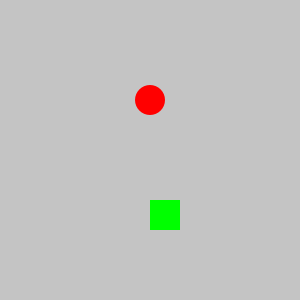
Frame 1 (no input)
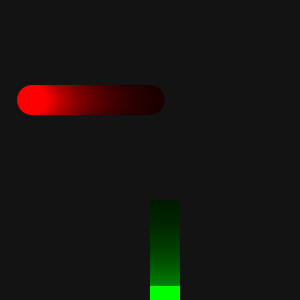
Frame 60 (the mouse pressed at the canvas centre just before this capture)
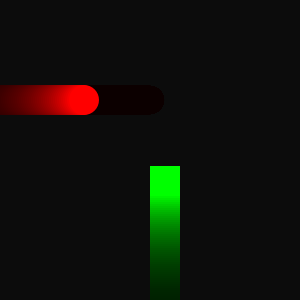
Frame 120 (the mouse held since frame 60 and released just before this capture)

The Processing sketch that drew these frames (run headless with seeded random() and noise(); from frame 60 on, the mouse is pressed at the canvas centre):

// Processing sketch: ex15_05
// ── ex15_05.pde
// 본문 코드: 원 좌우 반사, 사각형 상하 반사

Circle c;
Square s;

void setup() {
  size(300, 300);
  c = new Circle(255, width/2, 100, 30, -2);
  s = new Square(255, width/2, 200, 30, 2);
}

void draw() {
  // 페이딩 효과 구현
  noStroke();  
  fill(0, 10);  
  rect(0, 0, width, height);

  c.display();
  c.move();
  s.display();
  s.move();
}

// 클래스 코드

class Shape {
  float c, x, y, d, velocity;

  Shape(float c, float x, float y, float d, float velocity) {
    this.c = c;
    this.x = x;
    this.y = y;
    this.d = d;
    this.velocity = velocity;
  }

  void move() {
    x += velocity;
    if (x < 0 || x > width) {
      velocity *= -1;
    }
  }
}

class Circle extends Shape {
  Circle(float c, float x, float y, float d, float velocity) {
    super(c, x, y, d, velocity);
  }

  void display() {
    fill(c, 0, 0);
    ellipse(x, y, d, d);
  }
}

class Square extends Shape {
  Square(float c, float x, float y, float d, float velocity) {
    super(c, x, y, d, velocity);
  }

  void display() {
    fill(0, c, 0);
    rect(x, y, d, d);
  }

  void move() {
    y += velocity;
    if (y < 0 || y > height) {
      velocity *= -1;
    }
  }
}
